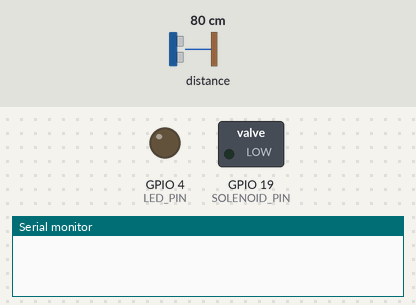
The sketch below on a simulated ESP32. Shown: switched loads named in the sketch (green lamp = pin HIGH), output pins drawn as LEDs (lit = HIGH), the last lines printed to the serial monitor. The test bench sets the inputs (shaded band); at power-on: distance to the obstacle 80 cm.

Above: at 1.8 s.
1.9 s: distance to the obstacle set to 13 cm
3.4 s: distance to the obstacle set to 10 cm
At 4.7 s:
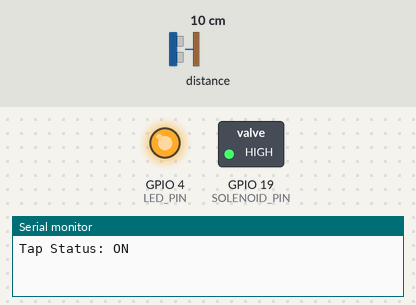
At 54.42 s:
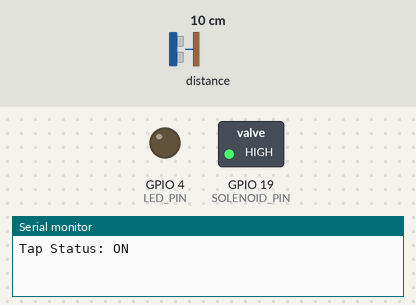
Timing chart, 0 to 56.2 s (numbered marks = the images above; inputs shaded):
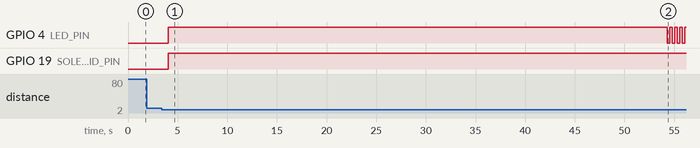

Measured:
- the behaviour switches between 12 and 11 cm on distance to the obstacle (found by bisection; images 0 and 1)
- after the input at 1.9 s, every drawn part: stays the same
- after the input at 3.4 s, GPIO 4 (LED_PIN): LOW → HIGH after 0.64 s, then repeats every 0.50 s: LOW 0.25 s, HIGH 0.25 s; GPIO 19 (SOLENOID_PIN): LOW → HIGH after 0.64 s

The sketch:

basicTap.ino
```cpp
#include <Arduino.h>
#include <Wire.h>
#include <VL53L0X.h>

// --- Pins ---
const int LED_PIN = 4;
const int SOLENOID_PIN = 19;

// --- Constants & Thresholds ---
const int DISTANCE_THRESHOLD = 110;           // 11 cm in mm (VL53L0X uses mm)
const unsigned long OVERRUN_DELAY = 5000;     // 5 seconds overrun
const unsigned long MAX_ON_DURATION = 60000;  // 1 minute max runtime
const unsigned long WARNING_WINDOW = 10000;   // Flash LED 10s before 1 min limit (at 50s mark)
const unsigned long BREAK_DURATION = 10000;   // 10 seconds lockout break
const unsigned long BLINK_INTERVAL = 250;     // LED flash interval (ms)

// --- System States ---
enum TapState {
  STATE_IDLE,
  STATE_TAP_ON,
  STATE_OVERRUN,
  STATE_LOCKOUT_WAIT_FOR_LEAVE,
  STATE_LOCKOUT_DELAY
};

// --- Shared FreeRTOS Variables ---
volatile bool handDetected = false;
SemaphoreHandle_t xMutex = NULL;

// --- Instantiate Sensor ---
VL53L0X sensor;

// --- Function Prototypes ---
void handleTapLogic();
void readSensorTask(void *pvParameters);
void wirelessTask(void *pvParameters);

void setup() {
  Serial.begin(115200);
  Wire.begin();

  pinMode(LED_PIN, OUTPUT);
  pinMode(SOLENOID_PIN, OUTPUT);
  digitalWrite(LED_PIN, LOW);
  digitalWrite(SOLENOID_PIN, LOW);

  // Initialize VL53L0X
  sensor.setTimeout(500);
  if (!sensor.init()) {
    Serial.println("Failed to detect and initialize VL53L0X!");
    while (1);
  }
  sensor.startContinuous();

  // Create Mutex for shared boolean variable protection
  xMutex = xSemaphoreCreateMutex();

  // Create FreeRTOS Tasks
  xTaskCreatePinnedToCore(readSensorTask, "ReadSensor", 3000, NULL, 2, NULL, 1);
  xTaskCreatePinnedToCore(wirelessTask, "WirelessComm", 2000, NULL, 1, NULL, 0);
}

void loop() {
  // Main loop handles the tap feedback conditioning state machine
  handleTapLogic();
  delay(10);  // Yield slightly to prevent watchdog starvation
}

// --- Sensor Reading Task (Core 1) ---
void readSensorTask(void *pvParameters) {
  (void)pvParameters;
  TickType_t xLastWakeTime = xTaskGetTickCount();
  const TickType_t xFrequency = pdMS_TO_TICKS(1000);  // 1 second intervals

  for (;;) {
    uint16_t distance = sensor.readRangeContinuousMillimeters();
    bool currentDetection = false;

    if (sensor.timeoutOccurred()) {
      Serial.println(" Sensor Timeout!");
    } else {
      // Check if hand is within 11cm threshold
      currentDetection = (distance > 0 && distance <= DISTANCE_THRESHOLD);
    }

    // Safely update global flag
    if (xSemaphoreTake(xMutex, portMAX_DELAY) == pdTRUE) {
      handDetected = currentDetection;
      xSemaphoreGive(xMutex);
    }

    vTaskDelayUntil(&xLastWakeTime, xFrequency);
  }
}

// --- Wireless Communication Placeholder Task (Core 0) ---
void wirelessTask(void *pvParameters) {
  (void)pvParameters;
  for (;;) {
    // Background WiFi/BLE operations would live here
    vTaskDelay(pdMS_TO_TICKS(100));
  }
}

// --- Feedback Conditioning State Machine ---
void handleTapLogic() {
  static TapState currentState = STATE_IDLE;
  static unsigned long tapOnStartTime = 0;
  static unsigned long overrunStartTime = 0;
  static unsigned long lockoutStartTime = 0;
  static unsigned long lastBlinkTime = 0;
  static bool blinkState = false;

  // Local snapshot of the hand detection flag to minimize mutex lock durations
  bool isHandPresent = false;
  if (xSemaphoreTake(xMutex, (TickType_t)10) == pdTRUE) {
    isHandPresent = handDetected;
    xSemaphoreGive(xMutex);
  }

  unsigned long currentMillis = millis();

  switch (currentState) {

    case STATE_IDLE:
      if (isHandPresent) {
        digitalWrite(SOLENOID_PIN, HIGH);
        digitalWrite(LED_PIN, HIGH);
        tapOnStartTime = currentMillis;
        currentState = STATE_TAP_ON;
        Serial.println("Tap Status: ON");
      }
      break;

    case STATE_TAP_ON:
      // Calculate active running duration
      {
        unsigned long tapOnDuration = currentMillis - tapOnStartTime;

        // Condition A: Hand is removed before 1 minute limit
        if (!isHandPresent) {
          overrunStartTime = currentMillis;
          currentState = STATE_OVERRUN;
          Serial.println("Tap Status: Overrun Active (5s)");
          break;
        }

        // Condition B: Approaching 1 minute limit (Warning Window: last 10 seconds)
        if (tapOnDuration >= (MAX_ON_DURATION - WARNING_WINDOW) && tapOnDuration < MAX_ON_DURATION) {
          if (currentMillis - lastBlinkTime >= BLINK_INTERVAL) {
            lastBlinkTime = currentMillis;
            blinkState = !blinkState;
            digitalWrite(LED_PIN, blinkState);
          }
        }

        // Condition C: Hits exactly 1 minute limit -> Shut down immediately
        if (tapOnDuration >= MAX_ON_DURATION) {
          digitalWrite(SOLENOID_PIN, LOW);
          digitalWrite(LED_PIN, LOW);
          Serial.println("Tap Status: Hard limit reached. Entering Lockout phase.");
          currentState = STATE_LOCKOUT_WAIT_FOR_LEAVE;
        }
      }
      break;

    case STATE_OVERRUN:
      // Hand returned while running out the 5s timer -> Return to ON state
      if (isHandPresent) {
        currentState = STATE_TAP_ON;
        digitalWrite(LED_PIN, HIGH);  // ensure LED solid
        Serial.println("Tap Status: ON (Hand Returned)");
        break;
      }

      // Check if 5 second overrun limit is up
      if (currentMillis - overrunStartTime >= OVERRUN_DELAY) {
        digitalWrite(SOLENOID_PIN, LOW);
        digitalWrite(LED_PIN, LOW);
        currentState = STATE_IDLE;
        Serial.println("Tap Status: OFF");
      }
      break;

    case STATE_LOCKOUT_WAIT_FOR_LEAVE:
      // Force user to pull hand back beyond 11cm threshold before break timer starts
      if (!isHandPresent) {
        lockoutStartTime = currentMillis;
        currentState = STATE_LOCKOUT_DELAY;
        Serial.println("Tap Status: Hand cleared. Starting 10s recovery break.");
      }
      break;

    case STATE_LOCKOUT_DELAY:
      // Ignore reading entirely until 10 seconds elapse
      if (currentMillis - lockoutStartTime >= BREAK_DURATION) {
        currentState = STATE_IDLE;
        Serial.println("Tap Status: Ready again.");
      }
      break;
  }
}
```
